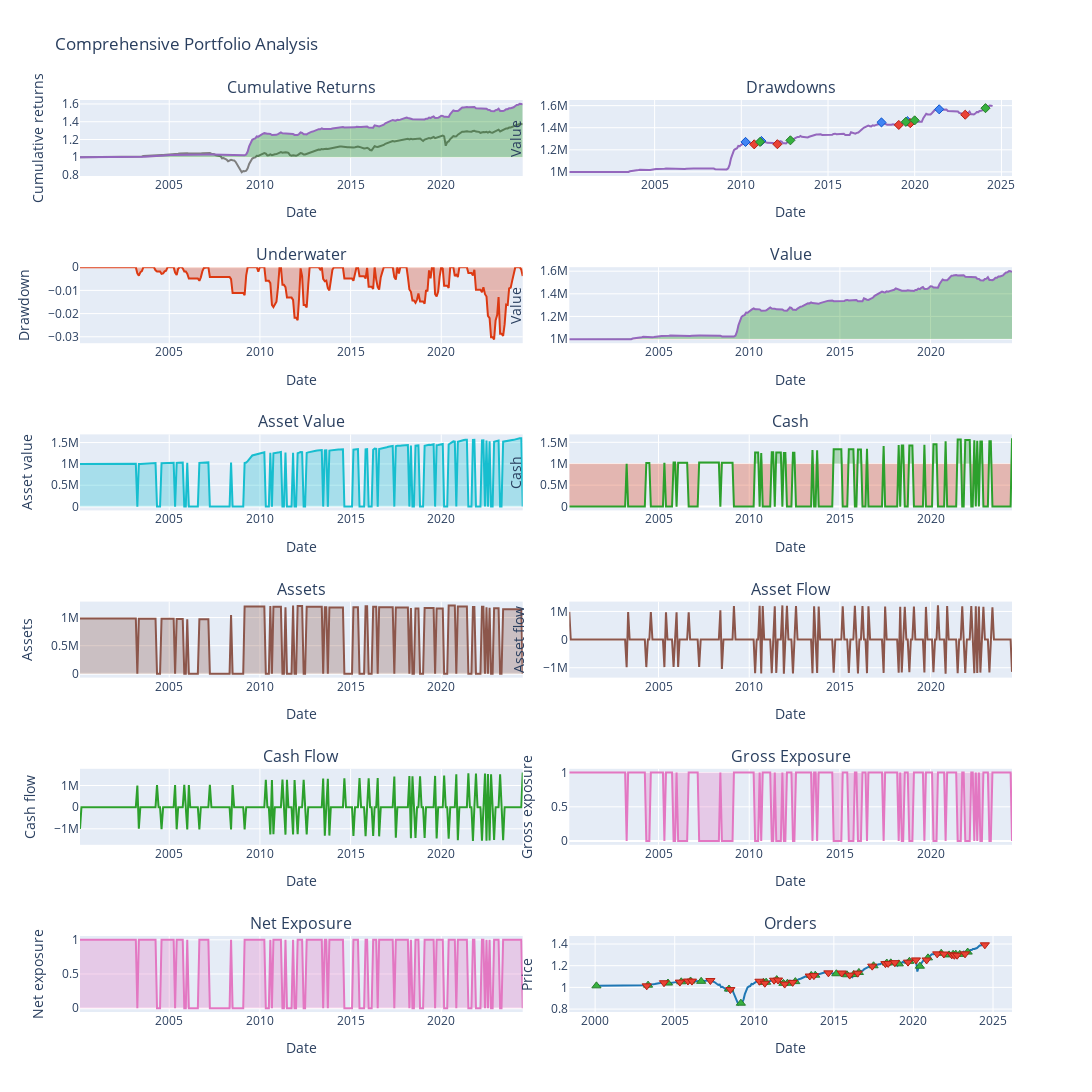

Write notebook code for a chart like this one.
### Code cell
import vectorbt as vbt
import plotly.graph_objs as go
from plotly.subplots import make_subplots

# Assuming pf_3ma_cad_ig is your Portfolio object

# Define the order of subplots based on logical grouping
subplot_order = [
    'cum_returns', 'drawdowns', 'underwater',
    'value', 'asset_value', 'cash',
    'assets', 'asset_flow', 'cash_flow',
    'gross_exposure', 'net_exposure',
    'orders'  # Added orders to the subplot list
]

# Create a list of subplots that are actually available in the Portfolio object
available_subplots = [subplot for subplot in subplot_order if subplot in pf_3ma_cad_ig.subplots]

# Calculate the number of rows needed (2 columns)
num_rows = (len(available_subplots) + 1) // 2

# Create the main figure
fig = make_subplots(
    rows=num_rows,
    cols=2,
    subplot_titles=[pf_3ma_cad_ig.subplots[subplot]['title'] for subplot in available_subplots],
    vertical_spacing=0.1,
    horizontal_spacing=0.05
)

# Add each subplot to the figure
for i, subplot in enumerate(available_subplots):
    row = i // 2 + 1
    col = i % 2 + 1
    
    # Get the plot for the current subplot
    plot_func = pf_3ma_cad_ig.subplots[subplot]['plot_func']
    
    if '.' in plot_func:
        # Handle methods of sub-objects (like orders.plot)
        obj_name, method_name = plot_func.split('.')
        obj = getattr(pf_3ma_cad_ig, obj_name)
        subplot_fig = getattr(obj, method_name)()
    else:
        # Handle direct methods of the Portfolio object
        subplot_fig = getattr(pf_3ma_cad_ig, plot_func)()
    
    # Add the traces from the subplot to the main figure
    for trace in subplot_fig.data:
        fig.add_trace(trace, row=row, col=col)
    
    # Update the layout for this subplot
    fig.update_xaxes(title_text="Date", row=row, col=col)
    fig.update_yaxes(title_text=pf_3ma_cad_ig.subplots[subplot]['yaxis_kwargs']['title'], row=row, col=col)

# Update the overall layout
fig.update_layout(
    title='Comprehensive Portfolio Analysis',
    height=350 * num_rows,  # Increased height for better visibility
    width=1200,
    showlegend=False
)

# Show the plot
fig.show()

# Print a summary of included subplots
print("Subplots included in the analysis:")
for subplot in available_subplots:
    print(f"- {pf_3ma_cad_ig.subplots[subplot]['title']}")

### Figure 1 — Plotly figure (JSON) as saved in the notebook; plotly's stock layout.template omitted (floating-point values rounded to 4 significant figures; data arrays with more than 128 entries replaced by an {"elided": "..."} marker saying what was removed)
{"data": [{"line": {"color": "#7f7f7f"}, "name": "Benchmark", "showlegend": true, "type": "scatter", "uid": "a6c4b70b-2edc-4727-90ce-7ce505c3eb50", "x": {"elided": "294 str values"}, "xaxis": "x", "y": {"elided": "294 float values"}, "yaxis": "y"}, {"hoverinfo": "skip", "line": {"color": "rgba(0, 0, 0, 0)", "width": 0}, "opacity": 0, "showlegend": false, "type": "scatter", "uid": "0ba44da2-8cda-4251-9aa4-87bcebf2b4c3", "x": {"elided": "294 str values"}, "xaxis": "x", "y": {"elided": "294 int values"}, "yaxis": "y"}, {"connectgaps": false, "fill": "tonexty", "fillcolor": "rgba(0, 128, 0, 0.3)", "hoverinfo": "skip", "line": {"color": "rgba(0, 0, 0, 0)", "width": 0}, "opacity": 0, "showlegend": false, "type": "scatter", "uid": "236ff1f3-61c9-4125-baa7-fdb1c76e0cd9", "x": {"elided": "294 str values"}, "xaxis": "x", "y": {"elided": "294 float values"}, "yaxis": "y"}, {"hoverinfo": "skip", "line": {"color": "rgba(0, 0, 0, 0)", "width": 0}, "opacity": 0, "showlegend": false, "type": "scatter", "uid": "35139f7c-b2ad-45c8-ade1-6d60c2f8d0ed", "x": {"elided": "294 str values"}, "xaxis": "x", "y": {"elided": "294 int values"}, "yaxis": "y"}, {"connectgaps": false, "fill": "tonexty", "fillcolor": "rgba(255, 0, 0, 0.3)", "hoverinfo": "skip", "line": {"color": "rgba(0, 0, 0, 0)", "width": 0}, "opacity": 0, "showlegend": false, "type": "scatter", "uid": "3da076e1-167b-4db2-8e8b-9aac1677a512", "x": {"elided": "294 str values"}, "xaxis": "x", "y": {"elided": "294 float values"}, "yaxis": "y"}, {"line": {"color": "#9467bd"}, "name": "Value", "showlegend": true, "type": "scatter", "uid": "e8ed975a-2d5c-48e3-8c10-9a0c310aec6b", "x": {"elided": "294 str values"}, "xaxis": "x", "y": {"elided": "294 float values"}, "yaxis": "y"}, {"hoverinfo": "skip", "line": {"color": "rgba(0, 0, 0, 0)", "width": 0}, "opacity": 0, "showlegend": false, "type": "scatter", "uid": "b6eebb54-e4fc-4c1c-82d9-bca424ef7739", "x": {"elided": "294 str values"}, "xaxis": "x", "y": {"elided": "294 int values"}, "yaxis": "y"}, {"line": {"color": "#9467bd"}, "name": "Value", "showlegend": true, "type": "scatter", "uid": "5e177b05-710c-4761-a4c0-a66961681f06", "x": {"elided": "294 str values"}, "xaxis": "x2", "y": {"elided": "294 float values"}, "yaxis": "y2"}, {"customdata": [[6], [7], [15], [16], [19]], "hovertemplate": "Drawdown Id: %{customdata[0]}<br>Peak Timestamp: %{x}<br>Peak Value: %{y}", "marker": {"color": "#4285F4", "line": {"color": "rgb(11,84,205)", "width": 1}, "size": 7, "symbol": "diamond"}, "mode": "markers", "name": "Peak", "type": "scatter", "uid": "feac6b1b-dcf0-42ac-b1d8-bccefd137580", "x": ["2010-03-31T00:00:00", "2011-02-28T00:00:00", "2018-01-31T00:00:00", "2019-07-31T00:00:00", "2021-05-31T00:00:00"], "xaxis": "x2", "y": [1271000.0, 1280000.0, 1448000.0, 1460000.0, 1567000.0], "yaxis": "y2"}, {"customdata": [["6", "-0.017198515554169652", "180 days 00:00:00"], ["7", "-0.02279355290585455", "330 days 00:00:00"], ["15", "-0.01576607510090804", "360 days 00:00:00"], ["16", "-0.012570735845214146", "60 days 00:00:00"], ["19", "-0.031129714049272922", "540 days 00:00:00"]], "hovertemplate": "Drawdown Id: %{customdata[0]}<br>Valley Timestamp: %{x}<br>Valley Value: %{y}<br>Drawdown: %{customdata[1]:.2%}<br>Duration: %{customdata[2]}", "marker": {"color": "#EA4335", "line": {"color": "rgb(181,31,18)", "width": 1}, "size": 7, "symbol": "diamond"}, "mode": "markers", "name": "Valley", "type": "scatter", "uid": "24a47a9a-3334-4075-9b6d-86e334062a28", "x": ["2010-09-30T00:00:00", "2012-01-31T00:00:00", "2019-01-31T00:00:00", "2019-09-30T00:00:00", "2022-11-30T00:00:00"], "xaxis": "x2", "y": [1249000.0, 1250000.0, 1425000.0, 1441000.0, 1518000.0], "yaxis": "y2"}, {"customdata": [["6", "0.0178469173506394", "120 days 00:00:00"], ["7", "0.02822414759535617", "270 days 00:00:00"], ["15", "0.019478918385797784", "150 days 00:00:00"], ["16", "0.0177419354838711", "90 days 00:00:00"], ["19", "0.03892579640411631", "420 days 00:00:00"]], "hovertemplate": "Drawdown Id: %{customdata[0]}<br>End Timestamp: %{x}<br>End Value: %{y}<br>Return: %{customdata[1]:.2%}<br>Duration: %{customdata[2]}", "marker": {"color": "#37B13F", "line": {"color": "rgb(38,123,44)", "width": 1}, "size": 7, "symbol": "diamond"}, "mode": "markers", "name": "Recovery/Peak", "type": "scatter", "uid": "c86efc33-22a6-44c0-8c1f-077949ade95f", "x": ["2011-01-31T00:00:00", "2012-10-31T00:00:00", "2019-06-28T00:00:00", "2019-12-31T00:00:00", "2024-01-31T00:00:00"], "xaxis": "x2", "y": [1272000.0, 1286000.0, 1453000.0, 1467000.0, 1577000.0], "yaxis": "y2"}, {"fill": "tozeroy", "fillcolor": "rgba(220,57,18,0.3000)", "line": {"color": "#dc3912"}, "name": "Drawdown", "showlegend": true, "type": "scatter", "uid": "dca1ca01-5111-4685-962a-4a883b2945d3", "x": {"elided": "294 str values"}, "xaxis": "x3", "y": {"elided": "294 float values"}, "yaxis": "y3"}, {"hoverinfo": "skip", "line": {"color": "rgba(0, 0, 0, 0)", "width": 0}, "opacity": 0, "showlegend": false, "type": "scatter", "uid": "cc1e247d-d660-47c5-bbd7-57287f88ab08", "x": {"elided": "294 str values"}, "xaxis": "x4", "y": {"elided": "294 int values"}, "yaxis": "y4"}, {"connectgaps": false, "fill": "tonexty", "fillcolor": "rgba(0, 128, 0, 0.3)", "hoverinfo": "skip", "line": {"color": "rgba(0, 0, 0, 0)", "width": 0}, "opacity": 0, "showlegend": false, "type": "scatter", "uid": "1856dfaf-ba55-48f7-ad83-cfb73b4092f3", "x": {"elided": "294 str values"}, "xaxis": "x4", "y": {"elided": "294 float values"}, "yaxis": "y4"}, {"hoverinfo": "skip", "line": {"color": "rgba(0, 0, 0, 0)", "width": 0}, "opacity": 0, "showlegend": false, "type": "scatter", "uid": "39c86a41-bbef-4cc4-9cbd-da78842824e8", "x": {"elided": "294 str values"}, "xaxis": "x4", "y": {"elided": "294 int values"}, "yaxis": "y4"}, {"connectgaps": false, "fill": "tonexty", "fillcolor": "rgba(255, 0, 0, 0.3)", "hoverinfo": "skip", "line": {"color": "rgba(0, 0, 0, 0)", "width": 0}, "opacity": 0, "showlegend": false, "type": "scatter", "uid": "b22545ee-9852-4db2-a34a-9eb986a5d267", "x": {"elided": "294 str values"}, "xaxis": "x4", "y": {"elided": "294 float values"}, "yaxis": "y4"}, {"line": {"color": "#9467bd"}, "name": "Value", "showlegend": true, "type": "scatter", "uid": "7ecf061d-3ae4-44cf-a6b7-29f26a3ee8e9", "x": {"elided": "294 str values"}, "xaxis": "x4", "y": {"elided": "294 float values"}, "yaxis": "y4"}, {"hoverinfo": "skip", "line": {"color": "rgba(0, 0, 0, 0)", "width": 0}, "opacity": 0, "showlegend": false, "type": "scatter", "uid": "886b9a2b-f60b-450f-8150-5f240d6c278a", "x": {"elided": "294 str values"}, "xaxis": "x4", "y": {"elided": "294 int values"}, "yaxis": "y4"}, {"hoverinfo": "skip", "line": {"color": "rgba(0, 0, 0, 0)", "width": 0}, "opacity": 0, "showlegend": false, "type": "scatter", "uid": "5c65b27b-026a-4e20-9f52-e00d513952dd", "x": {"elided": "294 str values"}, "xaxis": "x5", "y": {"elided": "294 int values"}, "yaxis": "y5"}, {"connectgaps": false, "fill": "tonexty", "fillcolor": "rgba(23,190,207,0.3000)", "hoverinfo": "skip", "line": {"color": "rgba(0, 0, 0, 0)", "width": 0}, "opacity": 0, "showlegend": false, "type": "scatter", "uid": "a1c1d654-86e9-4e17-9fdf-6b45b62e749f", "x": {"elided": "294 str values"}, "xaxis": "x5", "y": {"elided": "294 float values"}, "yaxis": "y5"}, {"line": {"color": "#17becf"}, "name": "Asset Value", "showlegend": true, "type": "scatter", "uid": "ee8f9dee-e67c-47a7-bb3b-6fa1ce355e17", "x": {"elided": "294 str values"}, "xaxis": "x5", "y": {"elided": "294 float values"}, "yaxis": "y5"}, {"hoverinfo": "skip", "line": {"color": "rgba(0, 0, 0, 0)", "width": 0}, "opacity": 0, "showlegend": false, "type": "scatter", "uid": "d084cb7a-a7c7-426f-8ee0-ef7c8e42d822", "x": {"elided": "294 str values"}, "xaxis": "x5", "y": {"elided": "294 int values"}, "yaxis": "y5"}, {"hoverinfo": "skip", "line": {"color": "rgba(0, 0, 0, 0)", "width": 0}, "opacity": 0, "showlegend": false, "type": "scatter", "uid": "0de1cd9f-f326-4cc4-b444-8c50a465b5ee", "x": {"elided": "294 str values"}, "xaxis": "x6", "y": {"elided": "294 int values"}, "yaxis": "y6"}, {"connectgaps": false, "fill": "tonexty", "fillcolor": "rgba(44,160,44,0.3000)", "hoverinfo": "skip", "line": {"color": "rgba(0, 0, 0, 0)", "width": 0}, "opacity": 0, "showlegend": false, "type": "scatter", "uid": "4a5f63fd-5b3c-4129-a7fd-71b11bc7f6a4", "x": {"elided": "294 str values"}, "xaxis": "x6", "y": {"elided": "294 float values"}, "yaxis": "y6"}, {"hoverinfo": "skip", "line": {"color": "rgba(0, 0, 0, 0)", "width": 0}, "opacity": 0, "showlegend": false, "type": "scatter", "uid": "ed4e3968-231a-4db9-ab11-7741f3d05865", "x": {"elided": "294 str values"}, "xaxis": "x6", "y": {"elided": "294 int values"}, "yaxis": "y6"}, {"connectgaps": false, "fill": "tonexty", "fillcolor": "rgba(220,57,18,0.3000)", "hoverinfo": "skip", "line": {"color": "rgba(0, 0, 0, 0)", "width": 0}, "opacity": 0, "showlegend": false, "type": "scatter", "uid": "8257782d-8c0d-4c90-a20f-b13adf56df31", "x": {"elided": "294 str values"}, "xaxis": "x6", "y": {"elided": "294 float values"}, "yaxis": "y6"}, {"line": {"color": "#2ca02c"}, "name": "Cash", "showlegend": true, "type": "scatter", "uid": "687bc371-fa77-4bec-910c-724c0d365d0b", "x": {"elided": "294 str values"}, "xaxis": "x6", "y": {"elided": "294 float values"}, "yaxis": "y6"}, {"hoverinfo": "skip", "line": {"color": "rgba(0, 0, 0, 0)", "width": 0}, "opacity": 0, "showlegend": false, "type": "scatter", "uid": "0b0ec20a-fd3d-4dec-9462-03537873db37", "x": {"elided": "294 str values"}, "xaxis": "x6", "y": {"elided": "294 int values"}, "yaxis": "y6"}, {"hoverinfo": "skip", "line": {"color": "rgba(0, 0, 0, 0)", "width": 0}, "opacity": 0, "showlegend": false, "type": "scatter", "uid": "0d4ced2e-7756-4f5c-9f56-ccfa0a00f1a6", "x": {"elided": "294 str values"}, "xaxis": "x7", "y": {"elided": "294 int values"}, "yaxis": "y7"}, {"connectgaps": false, "fill": "tonexty", "fillcolor": "rgba(140,86,75,0.3000)", "hoverinfo": "skip", "line": {"color": "rgba(0, 0, 0, 0)", "width": 0}, "opacity": 0, "showlegend": false, "type": "scatter", "uid": "e5f84aac-8fb1-4288-8fe0-37387cc25a26", "x": {"elided": "294 str values"}, "xaxis": "x7", "y": {"elided": "294 float values"}, "yaxis": "y7"}, {"line": {"color": "#8c564b"}, "name": "Assets", "showlegend": true, "type": "scatter", "uid": "b5d083bd-9792-43f0-b157-fe93a318aace", "x": {"elided": "294 str values"}, "xaxis": "x7", "y": {"elided": "294 float values"}, "yaxis": "y7"}, {"hoverinfo": "skip", "line": {"color": "rgba(0, 0, 0, 0)", "width": 0}, "opacity": 0, "showlegend": false, "type": "scatter", "uid": "742b62a5-0418-41f0-8961-dbc7a97f893f", "x": {"elided": "294 str values"}, "xaxis": "x7", "y": {"elided": "294 int values"}, "yaxis": "y7"}, {"line": {"color": "#8c564b"}, "name": "Assets", "showlegend": true, "type": "scatter", "uid": "0b86a0ee-4956-45ea-bdcd-ea1a7227900d", "x": {"elided": "294 str values"}, "xaxis": "x8", "y": {"elided": "294 float values"}, "yaxis": "y8"}, {"line": {"color": "#2ca02c"}, "name": "Cash", "showlegend": true, "type": "scatter", "uid": "21fc7ad8-ba4c-47ab-87af-d414ca6d766d", "x": {"elided": "294 str values"}, "xaxis": "x9", "y": {"elided": "294 float values"}, "yaxis": "y9"}, {"hoverinfo": "skip", "line": {"color": "rgba(0, 0, 0, 0)", "width": 0}, "opacity": 0, "showlegend": false, "type": "scatter", "uid": "3b41e480-7b41-4114-b704-c93daeea98ce", "x": {"elided": "294 str values"}, "xaxis": "x10", "y": {"elided": "294 int values"}, "yaxis": "y10"}, {"connectgaps": false, "fill": "tonexty", "fillcolor": "rgba(227,119,194,0.3000)", "hoverinfo": "skip", "line": {"color": "rgba(0, 0, 0, 0)", "width": 0}, "opacity": 0, "showlegend": false, "type": "scatter", "uid": "6b00e7e6-b3d5-4464-aac8-be2a80f425cf", "x": {"elided": "294 str values"}, "xaxis": "x10", "y": {"elided": "294 int values"}, "yaxis": "y10"}, {"line": {"color": "#e377c2"}, "name": "Exposure", "showlegend": true, "type": "scatter", "uid": "bf2e5081-4503-4d3b-abaf-704e7089848b", "x": {"elided": "294 str values"}, "xaxis": "x10", "y": {"elided": "294 int values"}, "yaxis": "y10"}, {"hoverinfo": "skip", "line": {"color": "rgba(0, 0, 0, 0)", "width": 0}, "opacity": 0, "showlegend": false, "type": "scatter", "uid": "cf37c7fe-5fab-44c8-aff2-684e8f1db91e", "x": {"elided": "294 str values"}, "xaxis": "x10", "y": {"elided": "294 int values"}, "yaxis": "y10"}, {"hoverinfo": "skip", "line": {"color": "rgba(0, 0, 0, 0)", "width": 0}, "opacity": 0, "showlegend": false, "type": "scatter", "uid": "dcba6dd4-e87c-45e8-8003-6e136dddd9cc", "x": {"elided": "294 str values"}, "xaxis": "x11", "y": {"elided": "294 int values"}, "yaxis": "y11"}, {"connectgaps": false, "fill": "tonexty", "fillcolor": "rgba(227,119,194,0.3000)", "hoverinfo": "skip", "line": {"color": "rgba(0, 0, 0, 0)", "width": 0}, "opacity": 0, "showlegend": false, "type": "scatter", "uid": "6828ad9e-6041-4124-b04e-053bf1892189", "x": {"elided": "294 str values"}, "xaxis": "x11", "y": {"elided": "294 int values"}, "yaxis": "y11"}, {"line": {"color": "#e377c2"}, "name": "Exposure", "showlegend": true, "type": "scatter", "uid": "1e3a67a4-bd73-452a-8630-25714708fd29", "x": {"elided": "294 str values"}, "xaxis": "x11", "y": {"elided": "294 int values"}, "yaxis": "y11"}, {"hoverinfo": "skip", "line": {"color": "rgba(0, 0, 0, 0)", "width": 0}, "opacity": 0, "showlegend": false, "type": "scatter", "uid": "c16f433e-3d99-48f2-8fd5-439459c11900", "x": {"elided": "294 str values"}, "xaxis": "x11", "y": {"elided": "294 int values"}, "yaxis": "y11"}, {"line": {"color": "#1f77b4"}, "name": "Close", "showlegend": true, "type": "scatter", "uid": "73c5fa95-8b4a-4001-bb10-8a79a69bdadd", "x": {"elided": "294 str values"}, "xaxis": "x12", "y": {"elided": "294 float values"}, "yaxis": "y12"}, {"customdata": [[0, 984900.0, 999.0], [2, 976800.0, 996.9], [4, 977500.0, 1017.0], [6, 972900.0, 1023.0], [8, 970600.0, 1028.0], [10, 970500.0, 1025.0], [12, 1046000.0, 1030.0], [14, 1197000.0, 1022.0], [16, 1206000.0, 1262.0], [18, 1192000.0, 1249.0], [20, 1184000.0, 1269.0], [22, 1216000.0, 1262.0], [24, 1204000.0, 1250.0], [26, 1194000.0, 1257.0], [28, 1185000.0, 1317.0], [30, 1179000.0, 1311.0], [32, 1185000.0, 1334.0], [34, 1200000.0, 1339.0], [36, 1192000.0, 1333.0], [38, 1183000.0, 1346.0], [40, 1178000.0, 1412.0], [42, 1170000.0, 1433.0], [44, 1163000.0, 1426.0], [46, 1171000.0, 1425.0], [48, 1162000.0, 1441.0], [50, 1216000.0, 1454.0], [52, 1195000.0, 1520.0], [54, 1188000.0, 1561.0], [56, 1193000.0, 1550.0], [58, 1185000.0, 1547.0], [60, 1173000.0, 1532.0], [62, 1164000.0, 1518.0], [64, 1147000.0, 1520.0]], "hovertemplate": "Order Id: %{customdata[0]}<br>Timestamp: %{x}<br>Price: %{y}<br>Size: %{customdata[1]:.6f}<br>Fees: %{customdata[2]:.6f}", "marker": {"color": "#37B13F", "line": {"color": "rgb(38,123,44)", "width": 1}, "size": 8, "symbol": "triangle-up"}, "mode": "markers", "name": "Buy", "type": "scatter", "uid": "81347cfc-7dbc-4aaa-b767-c396cbd1b6c6", "x": ["2000-01-31T00:00:00", "2003-04-30T00:00:00", "2004-07-30T00:00:00", "2005-05-31T00:00:00", "2005-12-30T00:00:00", "2006-08-31T00:00:00", "2008-05-30T00:00:00", "2009-02-27T00:00:00", "2010-07-30T00:00:00", "2010-09-30T00:00:00", "2011-05-31T00:00:00", "2011-10-31T00:00:00", "2012-01-31T00:00:00", "2012-07-31T00:00:00", "2013-07-31T00:00:00", "2013-10-31T00:00:00", "2015-02-27T00:00:00", "2015-10-30T00:00:00", "2016-03-31T00:00:00", "2016-07-29T00:00:00", "2017-06-30T00:00:00", "2018-04-30T00:00:00", "2018-07-31T00:00:00", "2019-01-31T00:00:00", "2019-09-30T00:00:00", "2020-05-29T00:00:00", "2020-11-30T00:00:00", "2021-09-30T00:00:00", "2022-03-31T00:00:00", "2022-06-30T00:00:00", "2022-08-31T00:00:00", "2022-11-30T00:00:00", "2023-05-31T00:00:00"], "xaxis": "x12", "y": [1.014, 1.021, 1.04, 1.052, 1.059, 1.056, 0.9846, 0.8542, 1.047, 1.048, 1.072, 1.037, 1.038, 1.053, 1.111, 1.113, 1.126, 1.116, 1.118, 1.138, 1.199, 1.224, 1.226, 1.217, 1.24, 1.195, 1.272, 1.315, 1.3, 1.306, 1.306, 1.304, 1.325], "yaxis": "y12"}, {"customdata": [[1, 984900.0, 998.9], [3, 976800.0, 1019.0], [5, 977500.0, 1025.0], [7, 972900.0, 1030.0], [9, 970600.0, 1027.0], [11, 970500.0, 1032.0], [13, 1046000.0, 1025.0], [15, 1197000.0, 1265.0], [17, 1206000.0, 1252.0], [19, 1192000.0, 1271.0], [21, 1184000.0, 1264.0], [23, 1216000.0, 1253.0], [25, 1204000.0, 1260.0], [27, 1194000.0, 1319.0], [29, 1185000.0, 1314.0], [31, 1179000.0, 1336.0], [33, 1185000.0, 1342.0], [35, 1200000.0, 1336.0], [37, 1192000.0, 1349.0], [39, 1183000.0, 1415.0], [41, 1178000.0, 1436.0], [43, 1170000.0, 1429.0], [45, 1163000.0, 1428.0], [47, 1171000.0, 1444.0], [49, 1162000.0, 1457.0], [51, 1216000.0, 1523.0], [53, 1195000.0, 1564.0], [55, 1188000.0, 1553.0], [57, 1193000.0, 1550.0], [59, 1185000.0, 1535.0], [61, 1173000.0, 1521.0], [63, 1164000.0, 1523.0], [65, 1147000.0, 1597.0]], "hovertemplate": "Order Id: %{customdata[0]}<br>Timestamp: %{x}<br>Price: %{y}<br>Size: %{customdata[1]:.6f}<br>Fees: %{customdata[2]:.6f}", "marker": {"color": "#EA4335", "line": {"color": "rgb(181,31,18)", "width": 1}, "size": 8, "symbol": "triangle-down"}, "mode": "markers", "name": "Sell", "type": "scatter", "uid": "cbc22fc2-768d-4c84-83a3-93a2c4605e0f", "x": ["2003-03-31T00:00:00", "2004-04-30T00:00:00", "2005-04-29T00:00:00", "2005-10-31T00:00:00", "2006-01-31T00:00:00", "2007-03-30T00:00:00", "2008-06-30T00:00:00", "2010-04-30T00:00:00", "2010-08-31T00:00:00", "2011-03-31T00:00:00", "2011-06-30T00:00:00", "2011-11-30T00:00:00", "2012-05-31T00:00:00", "2013-06-28T00:00:00", "2013-09-30T00:00:00", "2014-08-29T00:00:00", "2015-06-30T00:00:00", "2015-12-31T00:00:00", "2016-06-30T00:00:00", "2017-05-31T00:00:00", "2018-03-30T00:00:00", "2018-05-31T00:00:00", "2018-10-31T00:00:00", "2019-08-30T00:00:00", "2020-02-28T00:00:00", "2020-10-30T00:00:00", "2021-06-30T00:00:00", "2021-11-30T00:00:00", "2022-05-31T00:00:00", "2022-07-29T00:00:00", "2022-09-30T00:00:00", "2023-03-31T00:00:00", "2024-06-28T00:00:00"], "xaxis": "x12", "y": [1.014, 1.043, 1.049, 1.059, 1.058, 1.063, 0.9797, 1.057, 1.038, 1.066, 1.068, 1.03, 1.046, 1.105, 1.108, 1.134, 1.133, 1.113, 1.131, 1.196, 1.219, 1.221, 1.228, 1.233, 1.253, 1.253, 1.309, 1.308, 1.3, 1.296, 1.296, 1.309, 1.393], "yaxis": "y12"}], "layout": {"annotations": [{"font": {"size": 16}, "showarrow": false, "text": "Cumulative Returns", "x": 0.2375, "xanchor": "center", "xref": "paper", "y": 1, "yanchor": "bottom", "yref": "paper"}, {"font": {"size": 16}, "showarrow": false, "text": "Drawdowns", "x": 0.7625, "xanchor": "center", "xref": "paper", "y": 1, "yanchor": "bottom", "yref": "paper"}, {"font": {"size": 16}, "showarrow": false, "text": "Underwater", "x": 0.2375, "xanchor": "center", "xref": "paper", "y": 0.8167, "yanchor": "bottom", "yref": "paper"}, {"font": {"size": 16}, "showarrow": false, "text": "Value", "x": 0.7625, "xanchor": "center", "xref": "paper", "y": 0.8167, "yanchor": "bottom", "yref": "paper"}, {"font": {"size": 16}, "showarrow": false, "text": "Asset Value", "x": 0.2375, "xanchor": "center", "xref": "paper", "y": 0.6333, "yanchor": "bottom", "yref": "paper"}, {"font": {"size": 16}, "showarrow": false, "text": "Cash", "x": 0.7625, "xanchor": "center", "xref": "paper", "y": 0.6333, "yanchor": "bottom", "yref": "paper"}, {"font": {"size": 16}, "showarrow": false, "text": "Assets", "x": 0.2375, "xanchor": "center", "xref": "paper", "y": 0.45, "yanchor": "bottom", "yref": "paper"}, {"font": {"size": 16}, "showarrow": false, "text": "Asset Flow", "x": 0.7625, "xanchor": "center", "xref": "paper", "y": 0.45, "yanchor": "bottom", "yref": "paper"}, {"font": {"size": 16}, "showarrow": false, "text": "Cash Flow", "x": 0.2375, "xanchor": "center", "xref": "paper", "y": 0.2667, "yanchor": "bottom", "yref": "paper"}, {"font": {"size": 16}, "showarrow": false, "text": "Gross Exposure", "x": 0.7625, "xanchor": "center", "xref": "paper", "y": 0.2667, "yanchor": "bottom", "yref": "paper"}, {"font": {"size": 16}, "showarrow": false, "text": "Net Exposure", "x": 0.2375, "xanchor": "center", "xref": "paper", "y": 0.08333, "yanchor": "bottom", "yref": "paper"}, {"font": {"size": 16}, "showarrow": false, "text": "Orders", "x": 0.7625, "xanchor": "center", "xref": "paper", "y": 0.08333, "yanchor": "bottom", "yref": "paper"}], "height": 2100, "showlegend": false, "title": {"text": "Comprehensive Portfolio Analysis"}, "width": 1200, "xaxis": {"anchor": "y", "domain": [0, 0.475], "title": {"text": "Date"}}, "xaxis10": {"anchor": "y10", "domain": [0.525, 1], "title": {"text": "Date"}}, "xaxis11": {"anchor": "y11", "domain": [0, 0.475], "title": {"text": "Date"}}, "xaxis12": {"anchor": "y12", "domain": [0.525, 1], "title": {"text": "Date"}}, "xaxis2": {"anchor": "y2", "domain": [0.525, 1], "title": {"text": "Date"}}, "xaxis3": {"anchor": "y3", "domain": [0, 0.475], "title": {"text": "Date"}}, "xaxis4": {"anchor": "y4", "domain": [0.525, 1], "title": {"text": "Date"}}, "xaxis5": {"anchor": "y5", "domain": [0, 0.475], "title": {"text": "Date"}}, "xaxis6": {"anchor": "y6", "domain": [0.525, 1], "title": {"text": "Date"}}, "xaxis7": {"anchor": "y7", "domain": [0, 0.475], "title": {"text": "Date"}}, "xaxis8": {"anchor": "y8", "domain": [0.525, 1], "title": {"text": "Date"}}, "xaxis9": {"anchor": "y9", "domain": [0, 0.475], "title": {"text": "Date"}}, "yaxis": {"anchor": "x", "domain": [0.9167, 1], "title": {"text": "Cumulative returns"}}, "yaxis10": {"anchor": "x10", "domain": [0.1833, 0.2667], "title": {"text": "Gross exposure"}}, "yaxis11": {"anchor": "x11", "domain": [0, 0.08333], "title": {"text": "Net exposure"}}, "yaxis12": {"anchor": "x12", "domain": [0, 0.08333], "title": {"text": "Price"}}, "yaxis2": {"anchor": "x2", "domain": [0.9167, 1], "title": {"text": "Value"}}, "yaxis3": {"anchor": "x3", "domain": [0.7333, 0.8167], "title": {"text": "Drawdown"}}, "yaxis4": {"anchor": "x4", "domain": [0.7333, 0.8167], "title": {"text": "Value"}}, "yaxis5": {"anchor": "x5", "domain": [0.55, 0.6333], "title": {"text": "Asset value"}}, "yaxis6": {"anchor": "x6", "domain": [0.55, 0.6333], "title": {"text": "Cash"}}, "yaxis7": {"anchor": "x7", "domain": [0.3667, 0.45], "title": {"text": "Assets"}}, "yaxis8": {"anchor": "x8", "domain": [0.3667, 0.45], "title": {"text": "Asset flow"}}, "yaxis9": {"anchor": "x9", "domain": [0.1833, 0.2667], "title": {"text": "Cash flow"}}}}
